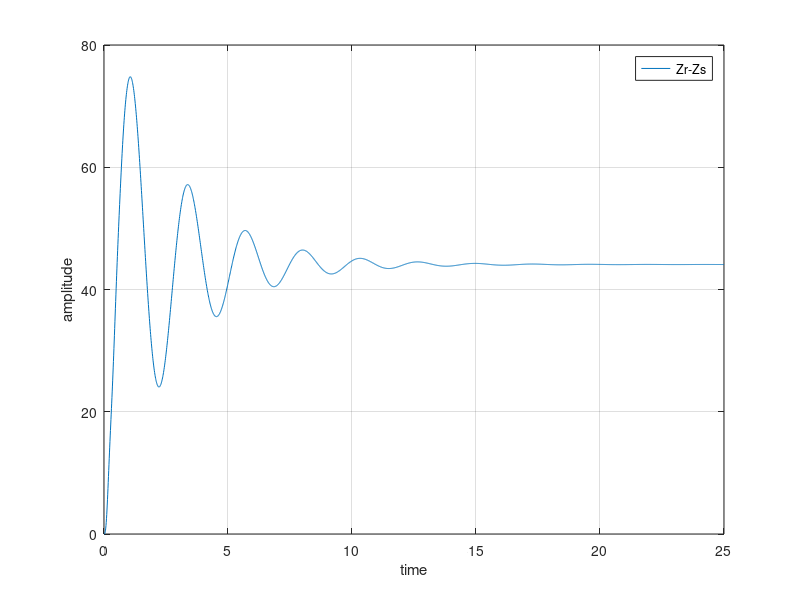
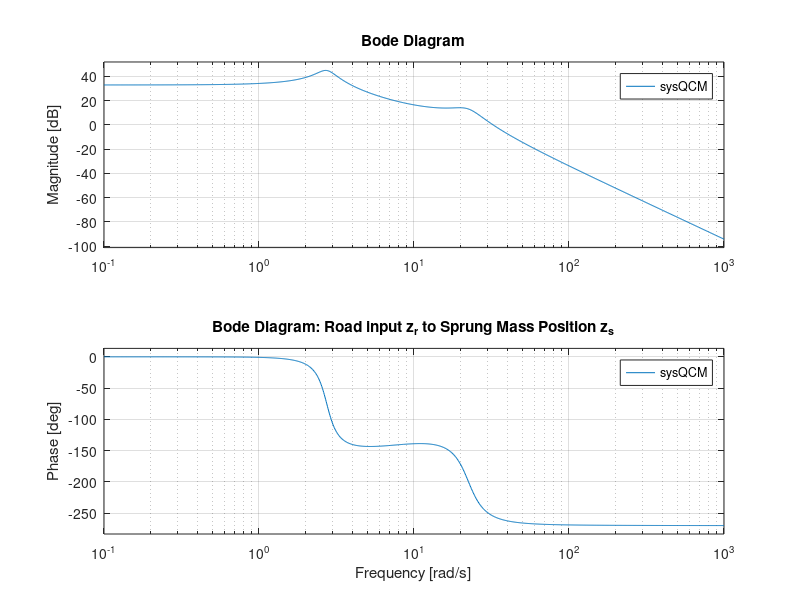

These charts were generated, in order, by the following MATLAB code:
%qcm paramters

Ms=1800; %in Kg
Mus=200; %in Kg
Cs=77*10^3; %in N/m
Ds=9*10^3; %in Ns/m;
%Ds=0; %in Ns/m;
Ct=774*10^3; %in N/m

alpha = 0.4;
ds_ext = 1.5 * 9e3;
ds_com = 0.5 * 9e3;
ds_eq = alpha * ds_ext + (1 - alpha) * ds_com;
%state sapce
A=[0 0 1 0;0 0 0 1;-Cs/Ms Cs/Ms -Ds/Ms Ds/Ms;Cs/Mus (-Cs-Ct)/Ms Ds/Ms -Ds/Ms];
A2=[0 0 1 0;0 0 0 1;   
   -Cs/Ms Cs/Ms -ds_eq/Ms ds_eq/Ms;
   Cs/Mus (-Ct-Cs)/Ms ds_eq/Ms -ds_eq/Ms];
B=[0;0;0;Ct/Mus];
C=[1 0 0 0]; %for Zu/ddot
D=0;
sysQCM=ss(A,B,C,D);
sysQCM2=ss(A2,B,C,D);

%% stability check
eigs_A = eig(A);
disp('Eigenvalues of A:');
disp(eigs_A);
if all(real(eigs_A) < 0)
    disp('System is stable (all eigenvalues have negative real parts).');
else
    disp('System is unstable.');
end

poles=pole(sysQCM);
tranferfunction=tf(sysQCM);
poles2=pole(sysQCM2); 
tranferfunction2=tf(sysQCM2);
%% response
[y,tout]=step(tranferfunction,0:0.01:25);
[y2,tout2]=step(tranferfunction2,0:0.01:50);
figure(1)
plot(tout,y), %hold on
%plot(tout2,y2), hold off
xlabel('time'),ylabel('amplitude')
legend('Zr-Zs')
grid on
figure(2);
bode(sysQCM);%hold on
%bode(sysQCM2);hold on
grid on;
title('Bode Diagram: Road input z_r to Sprung Mass Position z_s');
